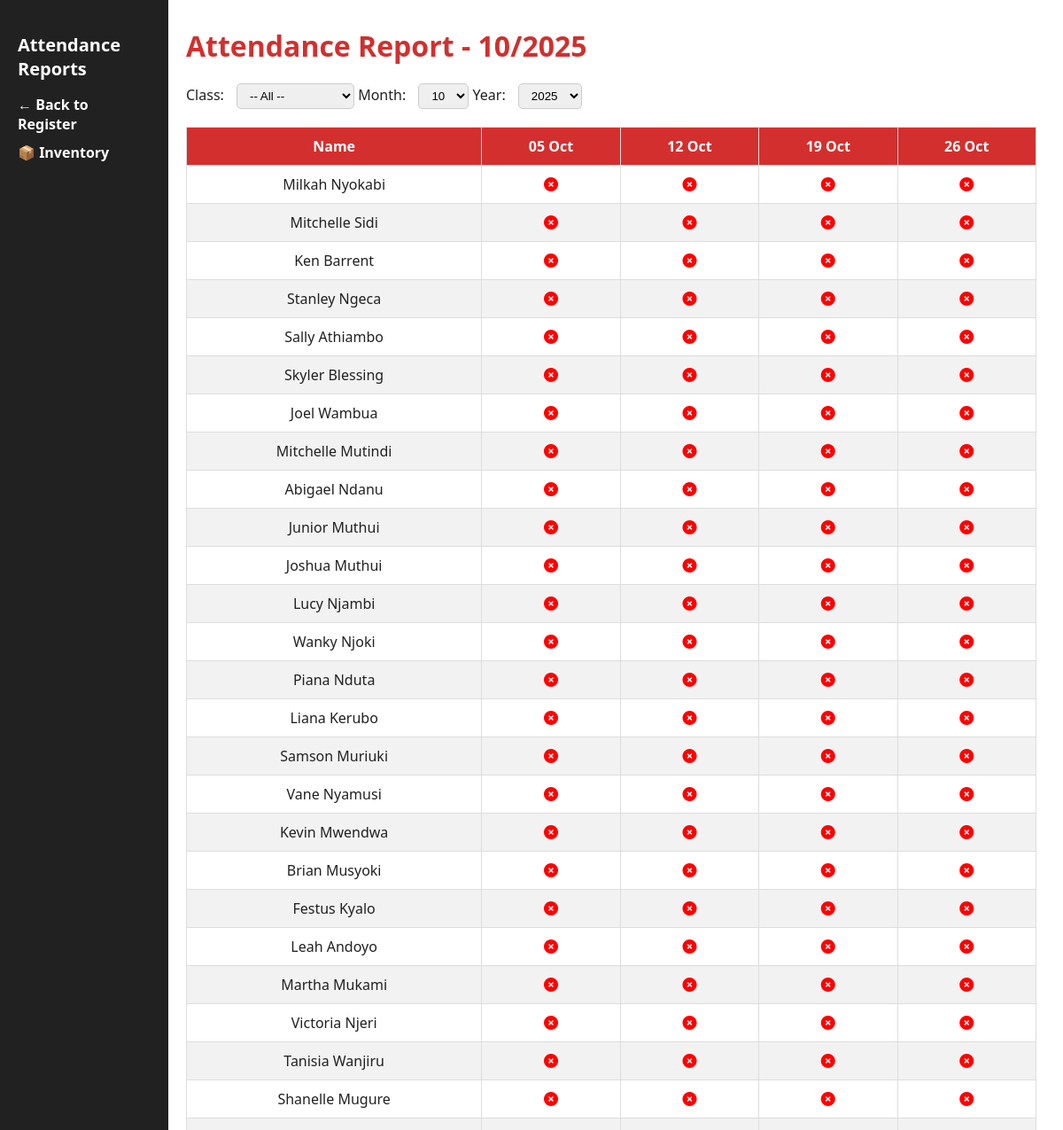
/attendance_report (signed in), run on the app's committed database.
### app.py (models this page shows)
class Student(db.Model):
    id = db.Column(db.Integer, primary_key=True)
    name = db.Column(db.String(100), nullable=False)
    dob = db.Column(db.String(20), nullable=False)
    parent = db.Column(db.String(100))
    contact = db.Column(db.String(50))
    student_class = db.Column(db.String(50))
    status = db.Column(db.String(10), default="active")
    deletion_requested = db.Column(db.Boolean, default=False)
    profile_image = db.Column(db.String(200))  # Store image filename
    family_id = db.Column(db.String(50))  # For grouping family members

### app.py (the view)
@app.route("/attendance_report")
def attendance_report():
    if "user" not in session:
        return redirect(url_for("home"))
    today = date.today()
    month = int(request.args.get("month", today.month))
    year = int(request.args.get("year", today.year))
    selected_class = request.args.get("class_name")
    sundays = get_sundays(year, month)
    if selected_class:
        students = Student.query.filter_by(student_class=selected_class, status="active").all()
    else:
        students = Student.query.filter_by(status="active").all()
    all_attendance = Attendance.query.filter(
        Attendance.date.between(date(year, month, 1), date(year, month, 31))
    ).all()
    attendance_map = {
        (a.student_id, a.date): a.present for a in all_attendance
    }
    return render_template("attendance_report.html", students=students,
                           sundays=sundays, month=month, year=year,
                           selected_class=selected_class, attendance_map=attendance_map)

### app.py (called while the page is built)
def get_sundays(year, month):
    sundays = []
    cal = calendar.Calendar()
    for day in cal.itermonthdates(year, month):
        if day.weekday() == 6 and day.month == month:
            sundays.append(day)
    return sundays

@app.context_processor
def inject_now():
    return {'now': datetime.now}

@app.context_processor
def utility_functions():
    def attendance_present(student_id, sunday):
        record = Attendance.query.filter_by(student_id=student_id, date=sunday).first()
        return record.present if record else False
    return dict(attendance_present=attendance_present)

### templates/attendance_report.html (shortened to what this page needs)
<!DOCTYPE html>
<html>
<head>
    <link rel="stylesheet" href="{{ url_for('static', filename='css/styles.css') }}">
    <link rel="stylesheet" href="https://cdnjs.cloudflare.com/ajax/libs/font-awesome/6.5.0/css/all.min.css">
</head>
<body>
    <div class="container">
        <aside class="sidebar">
            <h2>Attendance Reports</h2>
            <ul>
                <li><a href="{{ url_for('dashboard') }}">← Back to Register</a></li>
                {% if session.get('role') == 'admin' %}
                <li><a href="{{ url_for('inventory') }}">📦 Inventory</a></li>
                {% endif %}
            </ul>
        </aside>
        <main class="register">
            <h1>Attendance Report - {{ month }}/{{ year }}</h1>
            <form method="get" action="{{ url_for('attendance_report') }}">
                <label>Class:
                    <select name="class_name" onchange="this.form.submit()">
                        <option value="">-- All --</option>
                    </select>
                </label>
                <label>Month:
                    <select name="month" onchange="this.form.submit()">
                        {% for m in range(1, 13) %}
                        <option value="{{ m }}" {% if m == month %}selected{% endif %}>{{ m }}</option>
                        {% endfor %}
                    </select>
                </label>
                <label>Year:
                    <select name="year" onchange="this.form.submit()">
                        {% for y in range(2023, 2031) %}
                        <option value="{{ y }}" {% if y == year %}selected{% endif %}>{{ y }}</option>
                        {% endfor %}
                    </select>
                </label>
            </form>
       <table>
                <thead>
                    <tr>
                        <th>Name</th>
                        {% for sunday in sundays %}
                        <th>{{ sunday.strftime('%d %b') }}</th>
                        {% endfor %}
                    </tr>
                </thead>
                <tbody>
                    {% for student in students %}
                    <tr>
                        <td>{{ student.name }}</td>
                        {% for sunday in sundays %}
                        {% set is_present = attendance_map.get((student.id, sunday), False) %}
                        <td>
                    {% if is_present %}
                        <i class="fas fa-check-circle" style="color: green;" title="Present"></i>
                    {% else %}
                        <i class="fas fa-times-circle" style="color: red;" title="Absent"></i>
                    {% endif %}
                    </td>
                        {% endfor %}
                    </tr>
                    {% endfor %}
                </tbody>
            </table>
        </main>
    </div>
</body>
</html>

### static/css/styles.css (style rules this page uses)
body { font-family: 'Segoe UI', sans-serif; margin: 0; padding: 0; background-color: #f8f8f8; color: #212121; }
.container { display: flex; height: 100vh; overflow: hidden; }
.sidebar { width: 150px; background-color: #212121; color: white; padding: 20px; position: fixed; top: 0; left: 0; height: 100vh; overflow-y: auto; z-index: 1000; }
.sidebar h2 { font-size: 20px; margin-bottom: 10px; color: #fff; }
.sidebar ul { list-style: none; padding: 0; }
.sidebar ul li { margin: 10px 0; }
.sidebar ul li a { color: white; text-decoration: none; font-weight: bold; }
.register { margin-left: 180px; padding: 30px; background-color: #fff; height: 100vh; overflow-y: auto; overflow-x: scroll; flex: 1; }
.register h1 { color: #D32F2F; margin-top: 0; }
form { margin-bottom: 20px; }
form select { padding: 5px 10px; margin-left: 10px; border-radius: 5px; border: 1px solid #ccc; }
table { width: 100%; border-collapse: collapse; margin-top: 15px; background: #fff; border: 1px solid #ddd; }
th, td { border: 1px solid #ddd; padding: 10px; text-align: center; }
th { background-color: #D32F2F; color: white; }
tr:nth-child(even) { background-color: #f2f2f2; }

### data on the page
Student: name "Milkah Nyokabi"
Student: name "Mitchelle Sidi"
Student: name "Ken Barrent"
Student: name "Stanley Ngeca"
Student: name "Sally Athiambo"
Student: name "Skyler Blessing"
Student: name "Joel Wambua"
Student: name "Mitchelle Mutindi"
Student: name "Abigael Ndanu"
Student: name "Junior Muthui"
Student: name "Joshua Muthui"
Student: name "Lucy Njambi"
Student: name "Wanky Njoki"
Student: name "Piana Nduta"
Student: name "Liana Kerubo"
Student: name "Samson Muriuki"
Student: name "Vane Nyamusi"
Student: name "Kevin Mwendwa"
Student: name "Brian Musyoki"
Student: name "Festus Kyalo"
Student: name "Leah Andoyo"
Student: name "Martha Mukami"
Student: name "Victoria Njeri"
Student: name "Tanisia Wanjiru"
Student: name "Shanelle Mugure"

### other printed values
{{ month }} "10"
{{ year }} "2025"
{{ sunday.strftime('%d %b') }} "05 Oct" "12 Oct" "19 Oct" "26 Oct"
form field month "10"
form field year "2025"
